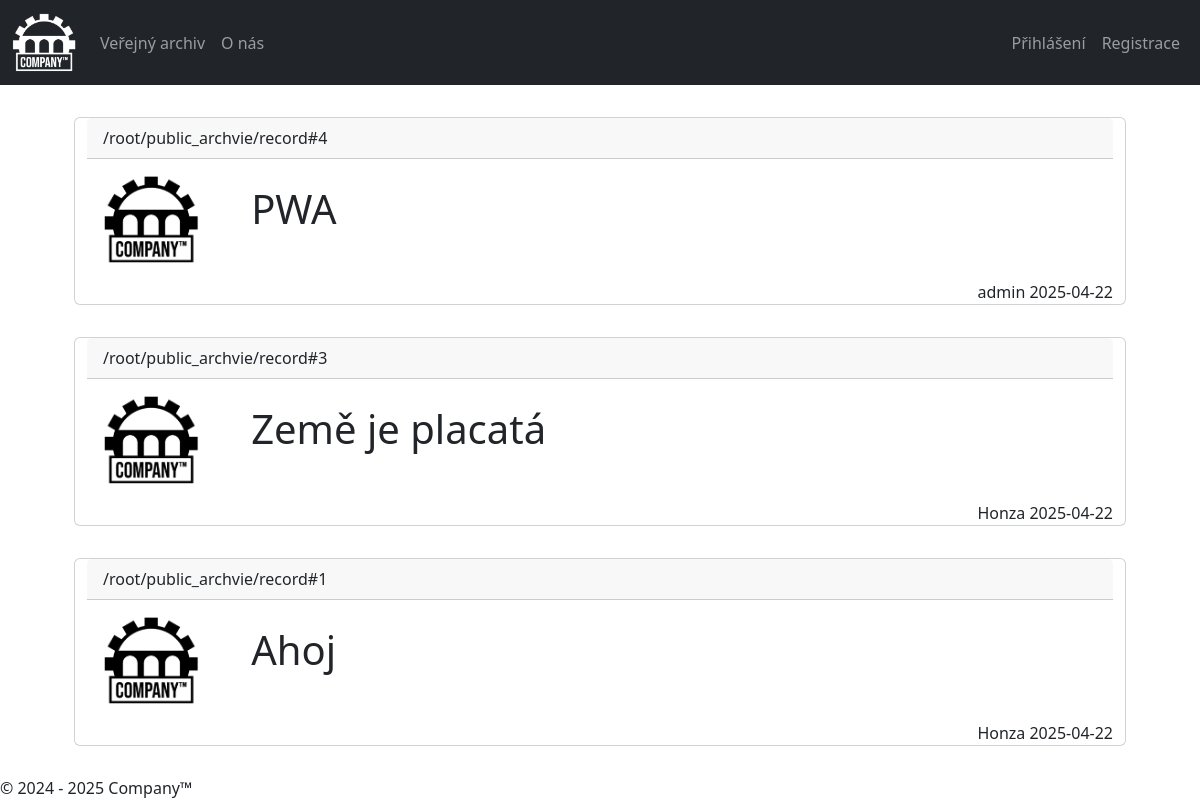
Screenshot of /public_archive with the database file from the repository.
### tables this page shows
CREATE TABLE public (
  id INTEGER PRIMARY KEY AUTOINCREMENT,
  title TEXT NOT NULL,
  content TEXT NOT NULL,
  img TEXT,
  autor_id INTEGER KEY,
  cration_date DATETIME NOT NULL);

CREATE TABLE users (
  id INTEGER PRIMARY KEY AUTOINCREMENT,
  name TEXT NOT NULL,
  email TEXT NOT NULL,
  password TEXT NOT NULL,
  UUID TEXT,
  check_code TEXT,
  is_employee BOOL NOT NULL,
  registration_date DATETIME NOT NULL);

### app.py (the view)
@app.route("/public_archive")
def public_arch():
    req = db.session.execute(text("SELECT public.id, public.title, users.name, public.cration_date FROM public JOIN users on public.autor_id = users.id ORDER BY public.id DESC"))
    return render_template("public.html", records = req.fetchall())

### app.py (called while the page is built)
@app.before_request
def create_db():
    if not hasattr(app, 'db_initialized'):
        db.create_all()
        app.db_initialized = True  # Zamezení opakovaného vytváření tabulek

### templates/public.html (shortened to what this page needs)
{% extends "core.html" %}
{% block content %}
    <div class="container">
        {% for item in records %}
            <div class="row" style="margin: 2rem;">
                <div class="card">
                    <div class="card-header">/root/public_archvie/record#{{item[0]}}</div>
                    <div class="card-body"><img style="margin-right: 3rem; width: 6rem;" src="static/ico.png" alt=""> <a style="text-decoration: none;" class="display-6 text-dark" href="/record/{{item[0]}}">{{item[1]}}</a></div>
                    <div style="text-align: right;" class="card-foorer">{{item[2]}} {{item[3]}}</div>
                </div>
            </div>
        {% endfor %}
{% endblock %}

### rows the page displays
public: id "4", title "PWA", name "admin", cration_date "2025-04-22"
public: id "3", title "Země je placatá", name "Honza", cration_date "2025-04-22"
public: id "1", title "Ahoj", name "Honza", cration_date "2025-04-22"
